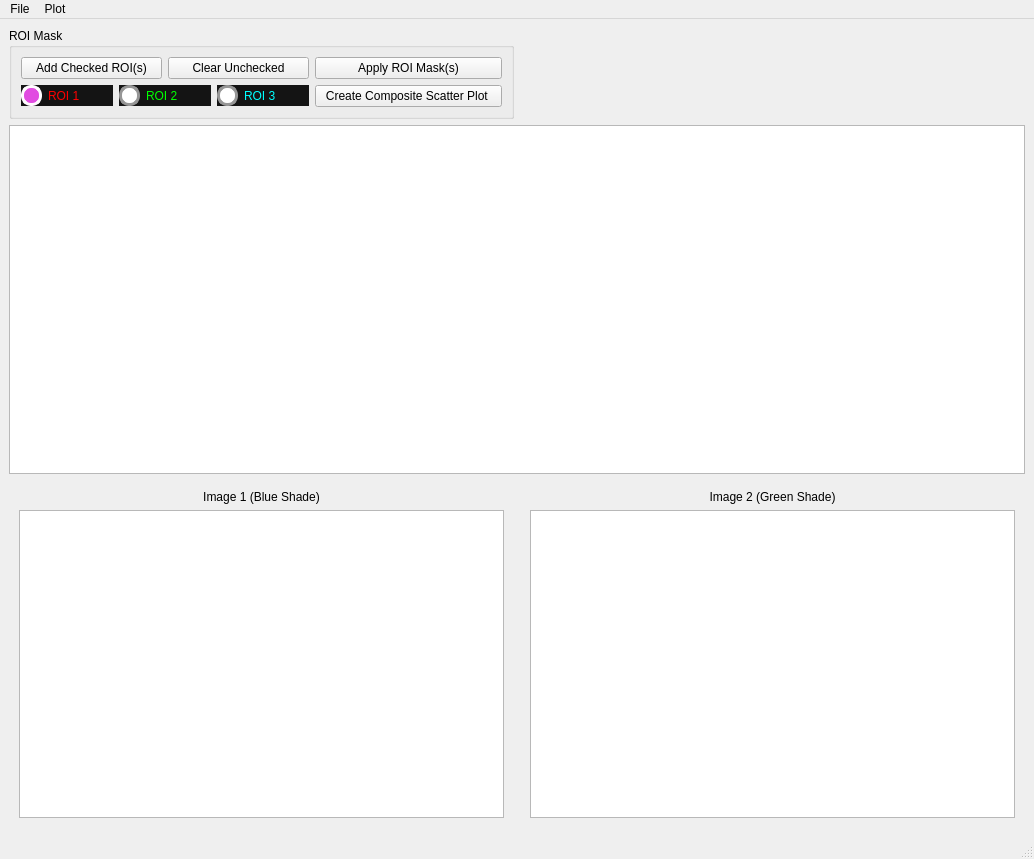
<?xml version="1.0" encoding="UTF-8"?>
<ui version="4.0">
 <class>CorrelationPlot</class>
 <widget class="QMainWindow" name="CorrelationPlot">
  <property name="geometry">
   <rect>
    <x>0</x>
    <y>0</y>
    <width>1034</width>
    <height>859</height>
   </rect>
  </property>
  <property name="windowTitle">
   <string>Correlation Plot</string>
  </property>
  <property name="styleSheet">
   <string notr="true">font:10pt &quot;Segoe UI&quot;;</string>
  </property>
  <widget class="QWidget" name="centralwidget">
   <property name="styleSheet">
    <string notr="true">QRadioButton::indicator {
    border: 3px solid rgb(150, 150,150);
	width: 15px;
	height: 15px;
	border-radius: 10px;
    background: rgb(255, 255, 255);
}
QRadioButton::indicator:hover {
    border: 3px solid rgb(58, 66, 81);
}
QRadioButton::indicator:checked {
    background: 3px solid rgb(225, 75, 225);
	border: 3px solid rgb(255, 252, 255);
}</string>
   </property>
   <layout class="QGridLayout" name="gridLayout_5">
    <item row="0" column="0">
     <widget class="QGroupBox" name="groupBox">
      <property name="title">
       <string>ROI Mask</string>
      </property>
      <layout class="QGridLayout" name="gridLayout_4">
       <item row="2" column="0" colspan="2">
        <layout class="QGridLayout" name="gridLayout_3">
         <item row="0" column="0">
          <widget class="QRadioButton" name="rb_roi1">
           <property name="styleSheet">
            <string notr="true">color: rgb(255, 0, 0);
background-color: rgb(20, 20, 20);
font: 87 10pt &quot;Segoe UI Black&quot;;
</string>
           </property>
           <property name="text">
            <string>ROI 1</string>
           </property>
           <property name="checked">
            <bool>true</bool>
           </property>
           <property name="autoExclusive">
            <bool>false</bool>
           </property>
          </widget>
         </item>
         <item row="0" column="1">
          <widget class="QRadioButton" name="rb_roi2">
           <property name="styleSheet">
            <string notr="true">color: rgb(0, 255, 0);
background-color: rgb(20, 20, 20);
font: 87 10pt &quot;Segoe UI Black&quot;;</string>
           </property>
           <property name="text">
            <string>ROI 2</string>
           </property>
           <property name="autoExclusive">
            <bool>false</bool>
           </property>
          </widget>
         </item>
         <item row="0" column="2">
          <widget class="QRadioButton" name="rb_roi3">
           <property name="styleSheet">
            <string notr="true">color: rgb(0, 255, 255);
background-color: rgb(20, 20, 20);
font: 87 10pt &quot;Segoe UI Black&quot;;</string>
           </property>
           <property name="text">
            <string>ROI 3</string>
           </property>
           <property name="autoExclusive">
            <bool>false</bool>
           </property>
          </widget>
         </item>
        </layout>
       </item>
       <item row="2" column="2">
        <widget class="QPushButton" name="pb_compositeScatter">
         <property name="text">
          <string>  Create Composite Scatter Plot   </string>
         </property>
        </widget>
       </item>
       <item row="0" column="2">
        <widget class="QPushButton" name="pb_apply_mask">
         <property name="text">
          <string>Apply ROI Mask(s)</string>
         </property>
        </widget>
       </item>
       <item row="0" column="1">
        <widget class="QPushButton" name="pb_clear_mask">
         <property name="text">
          <string>Clear Unchecked</string>
         </property>
        </widget>
       </item>
       <item row="0" column="0">
        <widget class="QPushButton" name="pb_define_mask">
         <property name="text">
          <string>Add Checked ROI(s)</string>
         </property>
        </widget>
       </item>
      </layout>
     </widget>
    </item>
    <item row="2" column="0">
     <layout class="QGridLayout" name="gridLayout">
      <property name="leftMargin">
       <number>10</number>
      </property>
      <property name="topMargin">
       <number>10</number>
      </property>
      <property name="rightMargin">
       <number>10</number>
      </property>
      <property name="bottomMargin">
       <number>10</number>
      </property>
      <item row="0" column="0">
       <widget class="QLabel" name="label_img1">
        <property name="text">
         <string>Image 1 (Blue Shade)</string>
        </property>
        <property name="alignment">
         <set>Qt::AlignCenter</set>
        </property>
       </widget>
      </item>
      <item row="1" column="0">
       <widget class="ImageView" name="image_view"/>
      </item>
     </layout>
    </item>
    <item row="2" column="1">
     <layout class="QGridLayout" name="gridLayout_2">
      <property name="leftMargin">
       <number>10</number>
      </property>
      <property name="topMargin">
       <number>10</number>
      </property>
      <property name="rightMargin">
       <number>10</number>
      </property>
      <property name="bottomMargin">
       <number>10</number>
      </property>
      <item row="0" column="0">
       <widget class="QLabel" name="label_img2">
        <property name="text">
         <string>Image 2 (Green Shade)</string>
        </property>
        <property name="alignment">
         <set>Qt::AlignCenter</set>
        </property>
       </widget>
      </item>
      <item row="1" column="0">
       <widget class="ImageView" name="image_view2"/>
      </item>
     </layout>
    </item>
    <item row="1" column="0" colspan="2">
     <widget class="GraphicsLayoutWidget" name="scatterViewer"/>
    </item>
   </layout>
  </widget>
  <widget class="QMenuBar" name="menubar">
   <property name="geometry">
    <rect>
     <x>0</x>
     <y>0</y>
     <width>1034</width>
     <height>23</height>
    </rect>
   </property>
   <widget class="QMenu" name="menuFile">
    <property name="title">
     <string>File</string>
    </property>
    <addaction name="actionSave_Plot"/>
    <addaction name="actionSave_Images"/>
   </widget>
   <widget class="QMenu" name="menuEdit">
    <property name="title">
     <string>Plot</string>
    </property>
    <addaction name="actionSwap_Axes"/>
   </widget>
   <addaction name="menuFile"/>
   <addaction name="menuEdit"/>
  </widget>
  <widget class="QStatusBar" name="statusbar"/>
  <action name="actionSave_Plot">
   <property name="icon">
    <iconset theme="SP_DialogSaveButton"/>
   </property>
   <property name="text">
    <string>Save Plot</string>
   </property>
  </action>
  <action name="actionSave_Images">
   <property name="text">
    <string>Save Images</string>
   </property>
  </action>
  <action name="actionSwap_Axes">
   <property name="text">
    <string>Swap Axes</string>
   </property>
  </action>
 </widget>
 <customwidgets>
  <customwidget>
   <class>GraphicsLayoutWidget</class>
   <extends>QGraphicsView</extends>
   <header>pyqtgraph</header>
  </customwidget>
  <customwidget>
   <class>ImageView</class>
   <extends>QGraphicsView</extends>
   <header>pyqtgraph</header>
  </customwidget>
 </customwidgets>
 <resources/>
 <connections/>
</ui>
